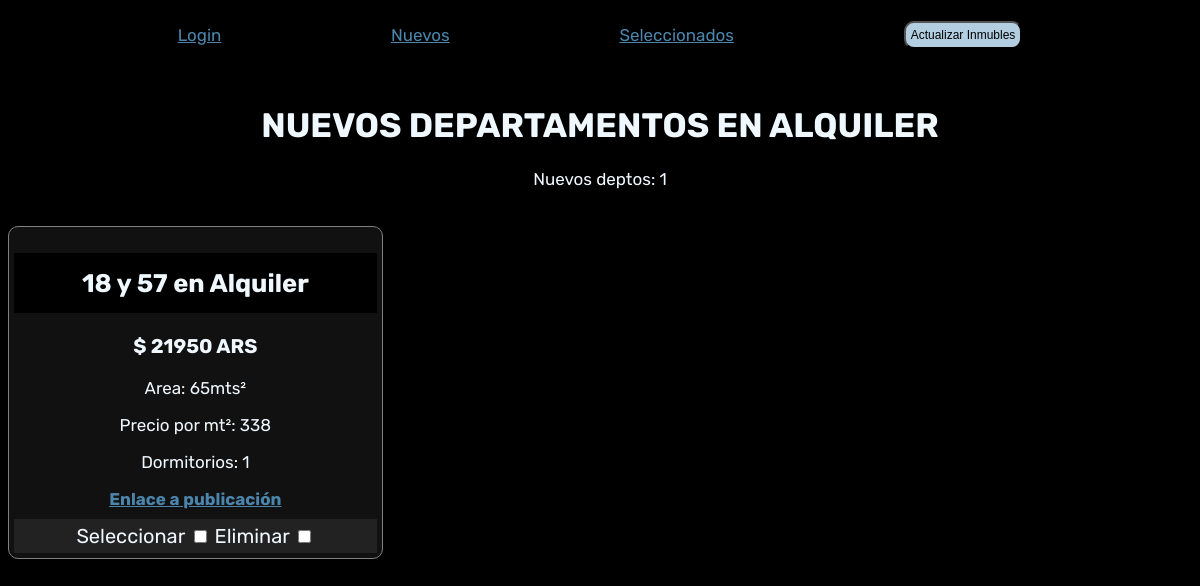
The page /selected on the database as committed earlier.
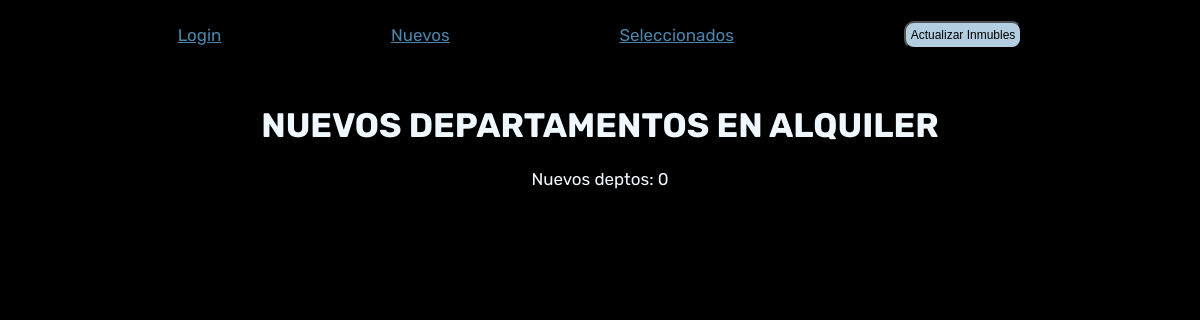
The same page on the database as committed later.
### deptos/models.py (models this page shows, shortened)
class Inmueble(models.Model):
    STATUS = [
        ('NEW', 'New'),
        ('SEL', 'Selected'),
        ('DEL', 'Deleted'),
    ]
    location = models.CharField(max_length=200)
    price = models.BigIntegerField(null=False)
    area = models.IntegerField(null=False)
    mt_price = models.IntegerField(null=False)
    rooms = models.IntegerField(null=False)
    pub_date = models.CharField(max_length=100)
    ib = models.CharField(max_length=20,unique=True)
    url = models.URLField(null=False)
    status = models.CharField(max_length=3,
                            choices=STATUS,
                            default='NEW')

### deptos/views.py (the view)
# urls.py: path('selected', views.selected_list, name='selected_list')
def selected_list(request):
    sel = Inmueble.objects.filter(status='SEL').order_by('mt_price')
    return render(request, 'deptos/deptos_list.html', {'deptos': sel})

### deptos/templates/deptos/deptos_list.html (shortened to what this page needs)
{% load static %}
<html>
    <head>
        <link rel="stylesheet" href="{% static 'css/deptos.css' %}" type="text/css">
    </head>
    <div class="nav-bar">
        <p><a href="/admin"> Login </a></p>
        <p><a href="/"> Nuevos </a></p>
        <p><a href="/selected"> Seleccionados </a></p>
        <button id="scrap"type="submit" name="scrap">Actualizar Inmubles</button>
    </div>
    <form action="" method="post">
    <div class="title">
        <h1>NUEVOS DEPARTAMENTOS EN ALQUILER</h1>
        <p> Nuevos deptos: {{ deptos.count }}</p>
    </div>
        <div class="list-deptos">
            {% for depto in deptos %}
            <div class="depto-item">
                <h2 class="item-location">{{ depto.location }}</a></h2>
                <h3 class="item-price">$ {{ depto.price}} ARS</h3>
                <p>Area: {{depto.area}}mts²</p>
                <p>Precio por mt²: {{depto.mt_price}}</p>
                <p>Dormitorios: {{depto.rooms}}</p>
                <a class="item-url" href={{depto.url}} target="_blank">Enlace a publicación</a>
                <div class="check">
                    <label> Seleccionar <input name="selected" type="checkbox" value={{depto.ib}}></label>
                    <label> Eliminar <input name="deleted" type="checkbox" value={{depto.ib}}></label>
                </div>
            </div>
            {% endfor %}
        </div>
    </form>
</html>

### deptos/static/css/deptos.css (style rules this page uses)
html { font-family: 'Rubik' ; background-color: black; color:aliceblue; font-size: 17px; }
a { color:#4b85ac; }
.nav-bar { display:flex; flex-direction: row; justify-content: space-evenly; border: 1px color red; }
.title { text-align: center; padding:20px; }
button { font-size: 30px; padding:10px; background-color: #AAAAAA; border-radius: 10px; align-self: center; }
#scrap { font-size:12px; background-color: #b2cee0; padding:5px; }

Rows that differ between the two databases and show on the page:
no longer on this page (row edited): Inmueble: location "18 y 57 en Alquiler", price "21950", area "65", mt_price "338", rooms "1"
Other text that changed with them:
{{ deptos.count }}: "1" → "0"
